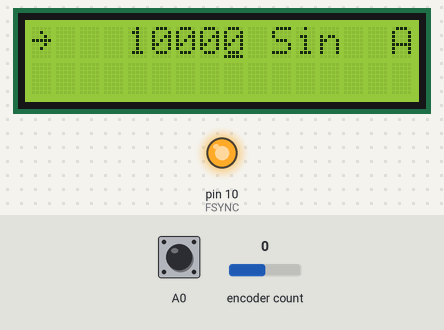
Bench run of a sketch on a simulated Arduino Uno, built with avr-gcc and run on an emulated ATmega328P. On the bench: 16×2 character LCD, output pins drawn as LEDs (lit = HIGH). The inputs (shaded band) are chosen by the test bench; at power-on: A0 HIGH, encoder count 0.

Above: at 1.3 s.
1.4 s: A0 pulled LOW for 3.2 s
At 3.5 s:
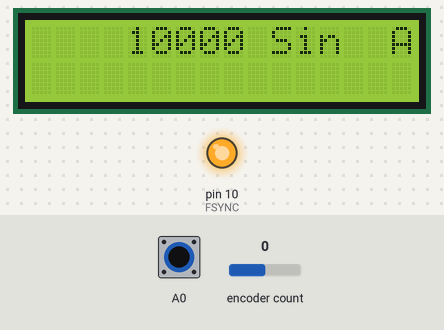
6.1 s: A0 pulled LOW for 3.2 s
At 10.5 s:
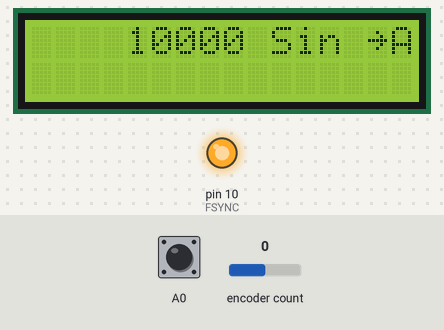
10.8 s: encoder count set to 1
At 11.7 s:
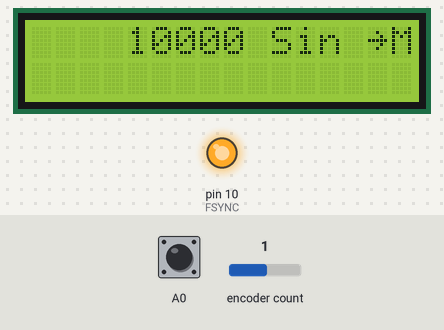
12.3 s: A0 pulled LOW for 3.2 s
At 14.9 s:
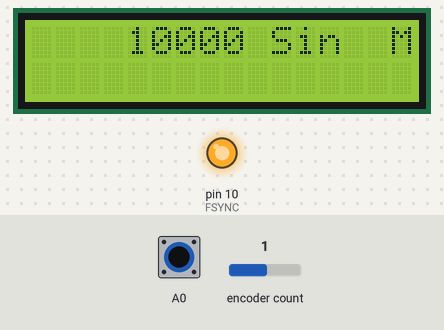
17.0 s: encoder count set to 2
At 17.9 s:
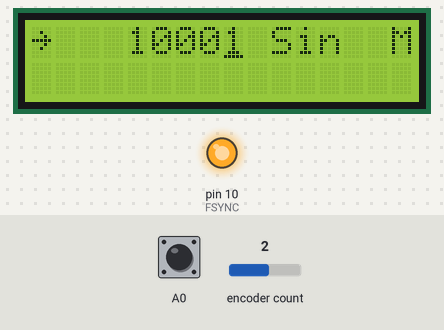
18.5 s: encoder count set to 3
At 19.4 s:
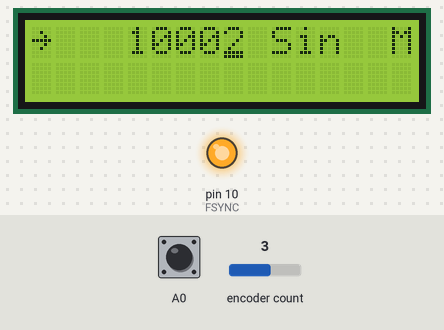
Timing chart, 0 to 21.0 s (numbered marks = the images above; inputs shaded):
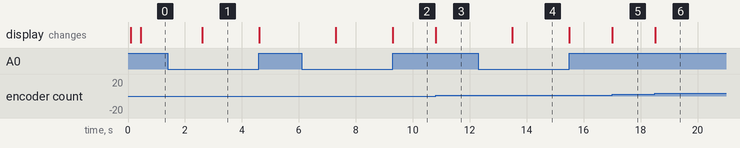

The sketch:

AD9833.ino
```cpp
#include <LiquidCrystal.h>
#include <SPI.h>

// AD9833 set up
//  FSYNC (FNC) -> 10
//  SCLK (CLK) -> 13 (SCK)
//  SDATA (DAT) -> 11 (MOSI)
//  +Vin -> VCC
//  GND -> GND

#define FSYNC 10
//#define SCLK  13
//#define SDATA 11

// LCD set up
//  pin 4 = RS
//  pin 6 = EN
//  pins 11-14 = DB4-7
// Connect these to the Arduino pins as follows
#define LCD_RS 9
#define LCD_EN 8
#define LCD_DB4 4
#define LCD_DB5 5
#define LCD_DB6 6
#define LCD_DB7 7

LiquidCrystal lcd(LCD_RS, LCD_EN, LCD_DB4, LCD_DB5, LCD_DB6, LCD_DB7);

// Rotary encoder uses the library from https://github.com/0xPIT/encoder/tree/arduino.
// Also needs http://playground.arduino.cc/Code/Timer1
// Attach encoder pin A to 2, pin B to 3. Pin C (the middle one) goes to ground. No pullups needed.
// Attach encoder button to A0, with the other end of the button to ground.
#include <ClickEncoder.h>
#include <TimerOne.h>
#define ENCODER_A 2
#define ENCODER_B 3
#define ENCODER_BUTTON A0

// Observed step: value change with one step on the encoder.
#define ENCODER_STEP 4

#define CLOCK_FREQ 25000000UL

// Minimum and maximum frequencies.
#define MIN_FREQ 1
#define MAX_FREQ 12000000
#define INITIAL_FREQ 10000

// LCD layout
// Row 0:
// col 0: marker for freq mode
// col 1-7: freq
// col 8: space
// col 9: marker for wave form mode
// col 10-12: wave form
// col 13: space
// col 14: marker for auto mode
// col 15: auto update
#define FREQ_MARKER_COL 0
#define FREQ_COL 1
#define WAVE_MARKER_COL 9
#define WAVEFORM_COL 10
#define AUTO_MARKER_COL 14
#define AUTO_UPDATE_COL 15

// -----------------------------------------------------------------------------------------
// Find the number of decimal digits in a positive integer.
int DecimalDigits(long value) {
  if (value >= 1000000000) return 10;
  if (value >= 100000000) return 9;
  if (value >= 10000000) return 8;
  if (value >= 1000000) return 7;
  if (value >= 100000) return 6;
  if (value >= 10000) return 5;
  if (value >= 1000) return 4;
  if (value >= 100) return 3;
  if (value >= 10) return 2;
  if (value >= 1) return 1;
  return 0;  // Invalid value
}

// -----------------------------------------------------------------------------------------
// Value setting.
// The UI is this: at any time, we are modifying a particular digit of the value.
// The delta is added to this value.
// On a click, we move to the next digit, circling back to the first digit.
// To make this work, we need to decide on the range of value (number of digits).
class ValueEncoder {
  public:
    ValueEncoder(long max_value, long min_value, long initial_value);

    long Value() {
      return value_;
    }

    long Add(int delta);

    int Digit() {
      return digit_;
    }

    int NextDigit();

  private:
    long value_;
    long max_value_;
    long min_value_;
    long current_multiplier_;
    long maximum_multiplier_;
    int digit_;
    int digits_;

    void BoundValue();
};

ValueEncoder::ValueEncoder(long max_value, long min_value, long initial_value = 0)
  : max_value_(max_value), min_value_(min_value), value_(initial_value) {
    BoundValue();
    digits_ = DecimalDigits(max_value_);
    maximum_multiplier_ = 1;
    int i = digits_;
    while (--i > 0) {
      maximum_multiplier_ *= 10;
    }
    digit_ = 1;
    current_multiplier_ = 1;
}

long ValueEncoder::Add(int delta) {
  value_ += delta * current_multiplier_;
  BoundValue();
  return value_;
}

int ValueEncoder::NextDigit() {
  current_multiplier_ /= 10;
  digit_ -= 1;
  if (current_multiplier_ == 0 || current_multiplier_ < min_value_) {
    current_multiplier_ = maximum_multiplier_;
    digit_ = digits_;
  }
  return digit_;
}

void ValueEncoder::BoundValue() {
    if (value_ < min_value_) {
      value_ = min_value_;
    }
    if (value_ > max_value_) {
      value_ = max_value_;
    }
}

// -----------------------------------------------------------------------------------------
// Number setting formatter.
// Displays a number at a given position.
// The cursor is set to a specified digit. Digit 1 is the rightmost one.
// This is not a very general implementation. It only works for positive numbers and right aligns the number.
class NumberSetting {
  public:
    NumberSetting(LiquidCrystal* lcd, int x, int y, int width)
     : lcd_(lcd), x_(x), y_(y), width_(width), value_(0) {}

    // Set and show value.
    void Set(long value);

    // Get the last value that was set.
    long Value() { return value_; }

    // Show the cursor at the right place for the digit.
    void ShowCursor(int digit);

  private:
    LiquidCrystal* lcd_;
    int x_;
    int y_;
    int width_;
    long value_;
};

void NumberSetting::Set(long value) {
  value_ = value;
  int digits = DecimalDigits(value);
  lcd_->setCursor(x_, y_);
  for (int i = width_; i > digits; --i) {
    lcd_->print(" ");
  }
  lcd_->print(value);
}

void NumberSetting::ShowCursor(int digit) {
  lcd_->setCursor(x_ + width_ - digit, y_);
}

// -----------------------------------------------------------------------------------------
// Class for settings fields where we have several options.
// Manages changing and displaying the setting.
class EnumeratedSetting {
  public:
    // Initialize with an array of names. The setting values will be indices into this array.
    // Note that the array is NOT copied so it must exist as long as the EnumeratedSetting
    // object does.
    // Also takes the LCD object and the column and row where we display the values.
    // Initial value for the setting is set to zero.
    EnumeratedSetting(char **setting_names, int num_settings, LiquidCrystal* lcd, int x, int y)
     : setting_names_(setting_names), num_settings_(num_settings), lcd_(lcd), x_(x), y_(y),
       setting_(0) {
         ShowCurrent();
    }
    ~EnumeratedSetting() {}

    void ChangeSetting(bool next);
    void ShowCurrent();
    int Current() {
      return setting_;
    }
    void ChangeAndShowSetting(bool next) {
      ChangeSetting(next);
      ShowCurrent();
    }

  private:
    char** setting_names_;
    int num_settings_;
    LiquidCrystal* lcd_;
    int x_;
    int y_;
    int setting_;
};

void EnumeratedSetting::ChangeSetting(bool next) {
  if (next) {
    setting_ += 1;
  } else {
    setting_ -= 1;
  }
  if (setting_ >= num_settings_) {
    setting_ = 0;
  }
  if (setting_ < 0) {
    setting_ = num_settings_ - 1;
  }
}

void EnumeratedSetting::ShowCurrent() {
  lcd_->setCursor(x_, y_);
  lcd_->print(setting_names_[setting_]);
}

// -----------------------------------------------------------------------------------------
// Mode for what we are setting.
class ModeHandler {
  public:
    enum Mode {
      Freq = 0,
      WaveForm = 1,
      Auto = 2,
      MaxMode = Auto
    };

    ModeHandler(LiquidCrystal* lcd, Mode initial_mode=Freq)
      : lcd_(lcd), mode_(initial_mode) {}

    Mode Current() {
      return mode_;
    }

    Mode Next();

    void Show();

    void HideMarker();

  private:
    LiquidCrystal* lcd_;
    Mode mode_;

  // Arrays indexed by mode value, and giving the associated column and row.
  static byte mode_cols[];
  static byte mode_rows[];
};

byte ModeHandler::mode_cols[] = {
  FREQ_MARKER_COL,
  WAVE_MARKER_COL,
  AUTO_MARKER_COL
};
byte ModeHandler::mode_rows[] = {
  0,
  0,
  0
};

ModeHandler::Mode ModeHandler::Next() {
  mode_ = (Mode)((int)mode_ + 1);
  if (mode_ > MaxMode) {
    mode_ = Freq;
  }
  return mode_;
}

void ModeHandler::Show() {
  for (byte i = 0; i <= MaxMode; ++i) {
    lcd_->setCursor(mode_cols[i], mode_rows[i]);
    lcd_->print(" ");
  }
  lcd_->setCursor(mode_cols[mode_], mode_rows[mode_]);
  lcd_->write('\x7e');
  if (mode_ == Freq) {
    lcd_->cursor();
  } else {
    lcd_->noCursor();
  }
}

void ModeHandler::HideMarker() {
  lcd_->setCursor(mode_cols[mode_], mode_rows[mode_]);
  lcd_->print(" ");
  lcd_->noCursor();
}

namespace {
// -----------------------------------------------------------------------------------------
enum WaveForm {
  Sine = 0,
  Triangle = 1,
  Square = 2
};
char *wave_form_names[] = {"Sin", "Tri", "Squ"};

// -----------------------------------------------------------------------------------------
// Low level AD9833 control.
// Generate value for control register, assuming that frequencies will be sent as 28 bits.
// Note this doesn't cover all the things that could be in the control register, for example
// it excludes SLEEP modes.
unsigned int ControlRegister(
  bool freq1,      // True for FREQ1, False for FREQ0
  bool phase1,     // True for PHASE1, False for PHASE0
  WaveForm mode) {
  unsigned int word = 0x2100;  // Control register, 28 bit frequencies, Reset
  if (freq1) word |= 0x0800;
  if (phase1) word |= 0x0400;
  switch (mode) {
    case Sine:
      break;
    case Triangle:
      word |= 0x0002;
      break;
    case Square:
      word |= 0x0020;
      break;
#if 0
    // We don't implement half frequency square wave in this version.
    case SquareHalfFreq:
      word |= 0x0028;
      break;
#endif
  }
  return word;
}

// Generate high and low words for frequency register.
void FrequencyRegisters(bool freq1, double freq, unsigned long clock_freq,
                        unsigned int *high, unsigned int* low) {
  *high = *low = (freq1) ? 0x8000 : 0x4000;

  // f = freqreq * fclk/2^28
  unsigned long freqreg = (unsigned long)(0.5 + (freq * 0x10000000) / clock_freq);
  *high |= (freqreg >> 14);
  *low |= (freqreg & 0x3fff);
}

// Generate phase register word.
unsigned int PhaseRegister(bool phase1, unsigned int phase_degrees) {
  unsigned int data = (phase1) ? 0xD000 : 0xC000;
  // phase shift in degrees = 360/4096 * phasereq
  unsigned int phasereg = (unsigned int)(phase_degrees * 4096UL / 360UL);
  data |= (phasereg & 0x3fff);
  return data;
}

// Write a 16 bit word.
void WriteWord(unsigned int data)
{
  digitalWrite(FSYNC, LOW);
  delay(10);
  SPI.transfer(highByte(data));
  SPI.transfer(lowByte(data));
  delay(10);
  digitalWrite(FSYNC, HIGH);
  Serial.println(data, HEX);
}

// -----------------------------------------------------------------------------------------
// High level AD9833 control.

// control1 = false sets freq and phase 0.
// control2 = false sets freq and phase 1.
void SetFrequencyAndPhase(double freq, unsigned int phase, WaveForm waveform, bool control1) {
  // Use safe values if we are given bad arguments.
  if (freq < 0) {
    freq = 100;
  }
  if (phase >= 360) {
    phase = 0;
  }

  unsigned int control = ControlRegister(control1, control1, waveform);
  WriteWord(control);
  unsigned int low, high;
  FrequencyRegisters(control1, freq, CLOCK_FREQ, &high, &low);
  WriteWord(low);
  WriteWord(high);
  WriteWord(PhaseRegister(control1, phase));
  WriteWord(control & 0xfeff);
}

// Class for managing the AD9833.
// Tracks the last settings and provides a function to change them.
class GeneratorController {
  public:
    GeneratorController()
      : freq_(0), phase_(0), waveform_(Sine), control1_(false) {}
    ~GeneratorController() {}

    void Update(double freq, unsigned int phase, WaveForm waveform, bool control1);

  private:
    // Last values supplied to Update.
    double freq_;
    unsigned int phase_;
    WaveForm waveform_;

    // TODO consider having two sets of the above params, for control1 and control2
    bool control1_;
};

void GeneratorController::Update(double freq, unsigned int phase, WaveForm waveform, bool control1) {
  if (freq != freq_ || phase != phase_ || waveform != waveform_ || control1 != control1_) {
    SetFrequencyAndPhase(freq, phase, waveform, control1);
    freq_ = freq;
    phase_ = phase;
    waveform_ = waveform;
    control1_ = control1;
  }
}
} // namespace

// -----------------------------------------------------------------------------------------
// Auto/manual setting.
// In auto mode, frequency changes take place immediately.
// In manual mode, you must click on the 'M' indicator.
#define AUTO_UPDATE 0
#define MANUAL_UPDATE 1
char *auto_update_names[] = {"A", "M"};

// -----------------------------------------------------------------------------------------
ValueEncoder value_encoder(MAX_FREQ, MIN_FREQ, INITIAL_FREQ);
NumberSetting freq_setting(&lcd, FREQ_COL, 0, DecimalDigits(MAX_FREQ));
ClickEncoder *click_encoder;
ModeHandler setting_mode(&lcd);
EnumeratedSetting wave_form(wave_form_names, sizeof(wave_form_names)/sizeof(char*), &lcd, WAVEFORM_COL, 0);
EnumeratedSetting auto_update(auto_update_names, sizeof(auto_update_names)/sizeof(char*), &lcd, AUTO_UPDATE_COL, 0);
GeneratorController controller;

void timerIsr() {
  click_encoder->service();
}

void UpdateController() {
  controller.Update(
    freq_setting.Value(),
    0 /* Phase */,
    (WaveForm)wave_form.Current(),
    false /* control 0 */);
}

void UpdateControllerIfAuto() {
  if (auto_update.Current() == AUTO_UPDATE) {
    UpdateController();
  }
}

void setup() {
  // SPI interface to AD9833 initialization
  pinMode(FSYNC, OUTPUT);
  digitalWrite(FSYNC, HIGH);
  SPI.setDataMode(SPI_MODE2);
  SPI.begin();
  delay(100);

  // Encoder and timer initialization
  click_encoder = new ClickEncoder(ENCODER_B, ENCODER_A, ENCODER_BUTTON, ENCODER_STEP);
  Timer1.initialize(1000);
  Timer1.attachInterrupt(timerIsr);

  lcd.begin(16, 2);
  freq_setting.Set(value_encoder.Value());
  wave_form.ShowCurrent();
  auto_update.ShowCurrent();
  setting_mode.Show();
  if (setting_mode.Current() == ModeHandler::Freq) {
    freq_setting.ShowCursor(value_encoder.Digit());
  }
}

void loop() {
  ClickEncoder::Button b = click_encoder->getButton();
  if (b == ClickEncoder::Held) {
    // In the middle of a long click, hide the mode marker.
    setting_mode.HideMarker();
    return;
  }

  long encoder_value = click_encoder->getValue();
  if (b == ClickEncoder::Released) {
    setting_mode.Next();
    setting_mode.Show();
    if (setting_mode.Current() == ModeHandler::Freq) {
      freq_setting.ShowCursor(value_encoder.Digit());
    }
    return;
  }

  switch (setting_mode.Current()) {
    case ModeHandler::Freq: {
      bool changed = false;
      if (encoder_value != 0) {
        value_encoder.Add(encoder_value);
        changed = true;
      }
      if (b == ClickEncoder::Clicked) {
        value_encoder.NextDigit();
        changed = true;
      }

      if (changed) {
        freq_setting.Set(value_encoder.Value());
        UpdateControllerIfAuto();
      }
      freq_setting.ShowCursor(value_encoder.Digit());
      return;
    }

    case ModeHandler::WaveForm:
      if (encoder_value != 0) {
        wave_form.ChangeAndShowSetting(encoder_value > 0);
        UpdateControllerIfAuto();
      }
      return;

    case ModeHandler::Auto:
      if (encoder_value != 0) {
        auto_update.ChangeAndShowSetting(encoder_value > 0);
        UpdateControllerIfAuto();
      }
      if (b == ClickEncoder::Clicked) {
        UpdateController();
      }
      return;
  }
}
```

Measured:
- after the input at 1.4 s, the display: changes after 1.2 s (image 1)
- after the input at 6.1 s, the display: first changes after 1.2 s (image 2 shows a later state)
- after the input at 10.8 s, the display: changes at once (image 3)
- after the input at 12.3 s, the display: changes after 1.2 s (image 4)
- after the input at 17.0 s, the display: changes at once (image 5)
- after the input at 18.5 s, the display: changes at once (image 6)
